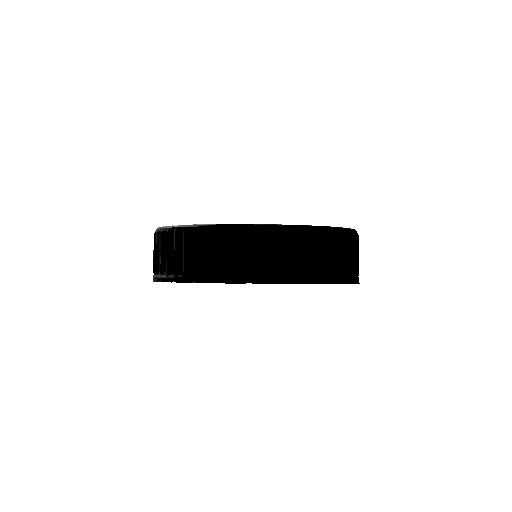
#> input picture Artifacts/V48OcclusionQA/front/DirectOriginalC.png, 512 x 512 px, given in place of frame_0001.jpg, which was not available
$ python generate_clean_bottle_models.py --source-root ../../Artifacts/V48OcclusionQA/front --output out.png
#> lines starting #> are read from the running program, lines starting #| are printed output that depends on the picture; pictures that were not available may be replaced by others from this repository, and a replacement may not be noted
#!/usr/bin/env python3
"""Generate clean, metric bottle meshes from the supplied photo sets.

The photos define silhouette proportions and provide front/back label texture.
Known measurements define the canonical scale:
  neck thread outer diameter: 34 mm
  cap outer diameter: 39 mm
  cap height: 10 mm

OBJ units intentionally match the existing tracking canonical space where
1 model unit = 170 mm and the bottle mouth centre is the origin.
"""

from __future__ import annotations

import argparse
import json
import math
from dataclasses import dataclass, field
from pathlib import Path

from PIL import Image, ImageEnhance, ImageFilter, ImageOps


MODEL_UNIT_METERS = 0.17
TAU = math.pi * 2.0


@dataclass
class Mesh:
    vertices: list[tuple[float, float, float]] = field(default_factory=list)
    uvs: list[tuple[float, float]] = field(default_factory=list)
    faces: list[tuple[int, int, int]] = field(default_factory=list)
    groups: list[tuple[str, int]] = field(default_factory=list)

    def vertex(self, xyz: tuple[float, float, float], uv: tuple[float, float]) -> int:
        self.vertices.append(xyz)
        self.uvs.append(uv)
        return len(self.vertices)

    def triangle(self, a: int, b: int, c: int) -> None:
        self.faces.append((a, b, c))

    def begin_group(self, name: str) -> None:
        self.groups.append((name, len(self.faces)))


def uv_for(theta: float, y: float, bottom: float = -1.20, top: float = 0.0) -> tuple[float, float]:
    # Offset avoids placing the front/back labels on the cylindrical UV seam.
    u = (theta / TAU + 0.25) % 1.0
    v = max(0.0, min(1.0, (y - bottom) / (top - bottom)))
    return u, v


def add_lathe(mesh: Mesh, name: str, profile: list[tuple[float, float]],
              segments: int = 160, close_bottom: bool = True) -> list[list[int]]:
    mesh.begin_group(name)
    rings: list[list[int]] = []
    for y, radius in profile:
        ring: list[int] = []
        for segment in range(segments + 1):
            theta = TAU * segment / segments
            ring.append(mesh.vertex(
                (math.sin(theta) * radius, y, math.cos(theta) * radius),
                uv_for(theta, y)))
        rings.append(ring)

    for ring_index, (lower, upper) in enumerate(zip(rings, rings[1:])):
        lower_is_pole = profile[ring_index][1] <= 1e-8
        upper_is_pole = profile[ring_index + 1][1] <= 1e-8
        for segment in range(segments):
            if lower_is_pole:
                mesh.triangle(lower[0], upper[segment], upper[segment + 1])
            elif upper_is_pole:
                mesh.triangle(lower[segment], upper[0], lower[segment + 1])
            else:
                a, b = lower[segment], lower[segment + 1]
                c, d = upper[segment], upper[segment + 1]
                mesh.triangle(a, c, b)
                mesh.triangle(b, c, d)

    if close_bottom:
        y = profile[0][0]
        centre = mesh.vertex((0.0, y, 0.0), (0.5, 0.02))
        for segment in range(segments):
            mesh.triangle(centre, rings[0][segment + 1], rings[0][segment])
    return rings


def add_open_mouth(mesh: Mesh, outer_top: list[int], outer_radius: float,
                   segments: int = 160) -> None:
    mesh.begin_group("hollow_mouth")
    inner_radius = 0.075
    inner_top: list[int] = []
    inner_bottom: list[int] = []
    for segment in range(segments + 1):
        theta = TAU * segment / segments
        blank_uv = (0.92 + 0.04 * segment / segments, 0.96)
        inner_top.append(mesh.vertex(
            (math.sin(theta) * inner_radius, 0.0, math.cos(theta) * inner_radius), blank_uv))
        inner_bottom.append(mesh.vertex(
            (math.sin(theta) * inner_radius, -0.085, math.cos(theta) * inner_radius), blank_uv))

    for segment in range(segments):
        # Top annulus/lip.
        mesh.triangle(outer_top[segment], outer_top[segment + 1], inner_top[segment])
        mesh.triangle(outer_top[segment + 1], inner_top[segment + 1], inner_top[segment])
        # Inner neck wall faces inward.
        mesh.triangle(inner_top[segment], inner_top[segment + 1], inner_bottom[segment])
        mesh.triangle(inner_top[segment + 1], inner_bottom[segment + 1], inner_bottom[segment])

    # Hidden closure prevents holes/non-manifold geometry while retaining a visible cavity.
    centre = mesh.vertex((0.0, -0.085, 0.0), (0.94, 0.96))
    for segment in range(segments):
        mesh.triangle(centre, inner_bottom[segment], inner_bottom[segment + 1])


def add_torus(mesh: Mesh, name: str, centre_y: float, major_radius: float,
              minor_radius: float, major_segments: int = 192, minor_segments: int = 12) -> None:
    mesh.begin_group(name)
    rings: list[list[int]] = []
    for i in range(major_segments + 1):
        theta = TAU * i / major_segments
        ring: list[int] = []
        for j in range(minor_segments + 1):
            phi = TAU * j / minor_segments
            radius = major_radius + minor_radius * math.cos(phi)
            ring.append(mesh.vertex(
                (math.sin(theta) * radius,
                 centre_y + minor_radius * math.sin(phi),
                 math.cos(theta) * radius),
                (0.94 + 0.04 * i / major_segments, 0.94 + 0.04 * j / minor_segments)))
        rings.append(ring)
    for i in range(major_segments):
        for j in range(minor_segments):
            a, b = rings[i][j], rings[i][j + 1]
            c, d = rings[i + 1][j], rings[i + 1][j + 1]
            mesh.triangle(a, c, b)
            mesh.triangle(b, c, d)


def add_cap(mesh: Mesh, name: str = "cap", y_offset: float = 0.0,
            segments: int = 288) -> None:
    mesh.begin_group(name)
    outer_radius = 0.039 / MODEL_UNIT_METERS / 2.0
    cap_height = 0.010 / MODEL_UNIT_METERS
    inner_radius = 0.102
    side_levels = [0.0, 0.006, 0.013, cap_height - 0.010, cap_height - 0.004]
    side_rings: list[list[int]] = []
    for level_index, local_y in enumerate(side_levels):
        ring: list[int] = []
        for segment in range(segments + 1):
            theta = TAU * segment / segments
            if 1 <= level_index <= 3:
                # 72 moulded grip ribs; maximum remains the measured 39 mm diameter.
                radius = outer_radius - 0.0018 + 0.0018 * math.cos(72.0 * theta)
            else:
                radius = outer_radius - 0.0012
            ring.append(mesh.vertex(
                (math.sin(theta) * radius, y_offset + local_y, math.cos(theta) * radius),
                (0.90 + 0.08 * segment / segments, 0.93 + 0.04 * level_index / 4.0)))
        side_rings.append(ring)

    for lower, upper in zip(side_rings, side_rings[1:]):
        for segment in range(segments):
            mesh.triangle(lower[segment], upper[segment], lower[segment + 1])
            mesh.triangle(lower[segment + 1], upper[segment], upper[segment + 1])

    # Slightly domed top, connected to the side.
    top_inner: list[int] = []
    top_y = y_offset + cap_height
    top_radius = outer_radius - 0.006
    for segment in range(segments + 1):
        theta = TAU * segment / segments
        top_inner.append(mesh.vertex(
            (math.sin(theta) * top_radius, top_y, math.cos(theta) * top_radius),
            (0.94, 0.96)))
    top_centre = mesh.vertex((0.0, top_y, 0.0), (0.94, 0.96))
    outer_top = side_rings[-1]
    for segment in range(segments):
        mesh.triangle(outer_top[segment], outer_top[segment + 1], top_inner[segment])
        mesh.triangle(outer_top[segment + 1], top_inner[segment + 1], top_inner[segment])
        mesh.triangle(top_centre, top_inner[segment], top_inner[segment + 1])

    # Hollow underside and inner skirt.
    inner_bottom: list[int] = []
    inner_top: list[int] = []
    for segment in range(segments + 1):
        theta = TAU * segment / segments
        uv = (0.94, 0.96)
        inner_bottom.append(mesh.vertex(
            (math.sin(theta) * inner_radius, y_offset + 0.002, math.cos(theta) * inner_radius), uv))
        inner_top.append(mesh.vertex(
            (math.sin(theta) * inner_radius, y_offset + cap_height - 0.010,
             math.cos(theta) * inner_radius), uv))
    for segment in range(segments):
        mesh.triangle(side_rings[0][segment], side_rings[0][segment + 1], inner_bottom[segment])
        mesh.triangle(side_rings[0][segment + 1], inner_bottom[segment + 1], inner_bottom[segment])
        mesh.triangle(inner_bottom[segment], inner_bottom[segment + 1], inner_top[segment])
        mesh.triangle(inner_bottom[segment + 1], inner_top[segment + 1], inner_top[segment])

    underside_centre = mesh.vertex((0.0, y_offset + cap_height - 0.010, 0.0), (0.94, 0.96))
    for segment in range(segments):
        mesh.triangle(underside_centre, inner_top[segment], inner_top[segment + 1])


def make_bottle(include_cap: bool) -> Mesh:
    mesh = Mesh()
    profile = [
        (-1.200, 0.000), (-1.198, 0.105), (-1.190, 0.160),
        (-1.175, 0.182), (-1.150, 0.195),
        (-1.080, 0.200), (-0.900, 0.198), (-0.420, 0.195),
        (-0.300, 0.188), (-0.235, 0.174), (-0.180, 0.145),
        (-0.135, 0.115), (-0.112, 0.100), (-0.106, 0.095),
        # Three moulded thread ridges are part of the continuous bottle surface.
        (-0.100, 0.095), (-0.096, 0.099), (-0.091, 0.100),
        (-0.086, 0.097), (-0.080, 0.095),
        (-0.071, 0.095), (-0.067, 0.099), (-0.062, 0.100),
        (-0.057, 0.097), (-0.051, 0.095),
        (-0.042, 0.095), (-0.038, 0.099), (-0.033, 0.100),
        (-0.028, 0.097), (-0.022, 0.095), (0.000, 0.095),
    ]
    rings = add_lathe(mesh, "bottle_body", profile, close_bottom=False)
    add_open_mouth(mesh, rings[-1], profile[-1][1])
    if include_cap:
        # The measured 10 mm cap encloses the upper neck instead of floating above it.
        add_cap(mesh, "complete_bottle_cap", y_offset=-0.050)
    return mesh


def make_cap() -> Mesh:
    mesh = Mesh()
    # Bake the registration into the asset. Runtime localPosition/rotation/scale
    # can therefore stay exactly identity in the bottle-mouth canonical frame.
    add_cap(mesh, "standalone_cap", y_offset=-0.050)
    return mesh


def write_obj(mesh: Mesh, path: Path, object_name: str) -> None:
    group_starts = {face_index: name for name, face_index in mesh.groups}
    with path.open("w", encoding="utf-8", newline="\n") as handle:
        handle.write("# Clean photo-derived bottle reconstruction\n")
        handle.write("# Canonical scale: 1 unit = 170 mm; bottle mouth centre = origin\n")
        handle.write("mtllib bottle_clean.mtl\n")
        handle.write(f"o {object_name}\n")
        handle.write("usemtl BottleAtlas\n")
        for x, y, z in mesh.vertices:
            handle.write(f"v {x:.8f} {y:.8f} {z:.8f}\n")
        for u, v in mesh.uvs:
            handle.write(f"vt {u:.8f} {v:.8f}\n")
        for face_index, (a, b, c) in enumerate(mesh.faces):
            if face_index in group_starts:
                handle.write(f"g {group_starts[face_index]}\n")
            handle.write(f"f {a}/{a} {b}/{b} {c}/{c}\n")


def paste_blended(canvas: Image.Image, source: Image.Image, box: tuple[int, int, int, int]) -> None:
    width, height = box[2] - box[0], box[3] - box[1]
    source = source.resize((width, height), Image.Resampling.LANCZOS)
    source = ImageEnhance.Contrast(source).enhance(1.06)
    source = ImageEnhance.Color(source).enhance(1.05)
    mask = Image.new("L", (width, height), 255)
    edge = max(10, min(width, height) // 18)
    pixels = mask.load()
    for y in range(height):
        for x in range(width):
            distance = min(x, y, width - 1 - x, height - 1 - y)
            if distance < edge:
                pixels[x, y] = int(255 * distance / edge)
    mask = mask.filter(ImageFilter.GaussianBlur(edge / 3))
    canvas.paste(source, (box[0], box[1]), mask)


def paste_print_overlay(canvas: Image.Image, source: Image.Image,
                        box: tuple[int, int, int, int]) -> None:
    """Keep printed ink while removing the photographed white-plastic lighting patch."""
    width, height = box[2] - box[0], box[3] - box[1]
    source = ImageOps.autocontrast(source.resize((width, height), Image.Resampling.LANCZOS),
                                   cutoff=(1, 2))
    source = ImageEnhance.Color(source).enhance(1.12)
    rgba = source.convert("RGBA")
    pixels = rgba.load()
    edge_x = max(36, width // 6)
    edge_y = max(24, height // 25)
    for y in range(height):
        for x in range(width):
            red, green, blue, _ = pixels[x, y]
            saturation = max(red, green, blue) - min(red, green, blue)
            luminance = (red * 54 + green * 183 + blue * 19) // 256
            ink_alpha = max(saturation * 3, int((235 - luminance) * 1.45))
            feather_x = min(1.0, min(x, width - 1 - x) / edge_x)
            feather_y = min(1.0, min(y, height - 1 - y) / edge_y)
            feather = min(feather_x, feather_y)
            alpha = max(0, min(255, int((ink_alpha - 16) * feather)))
            pixels[x, y] = (red, green, blue, alpha)
    canvas.paste(rgba, (box[0], box[1]), rgba)


def make_atlas(source_root: Path, output: Path) -> None:
    size = 2048
    canvas = Image.new("RGB", (size, size), (242, 242, 237))
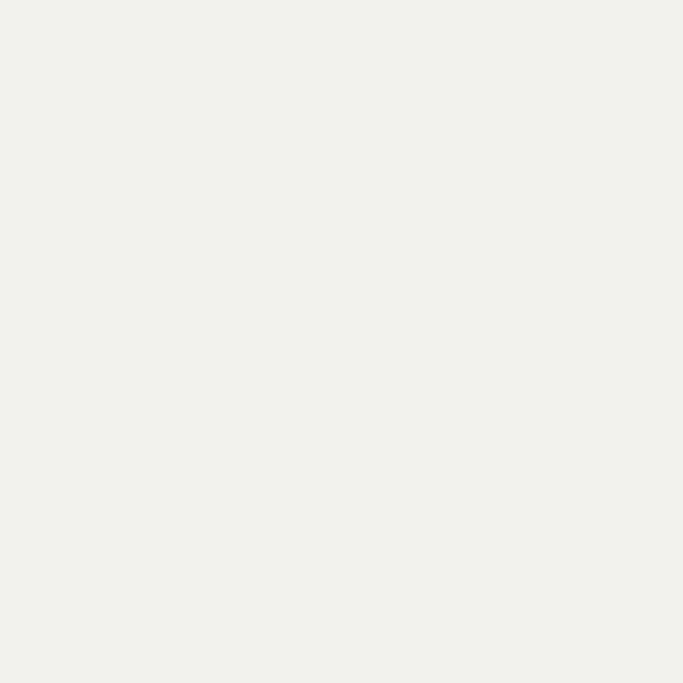
#> canvas: PIL image 2048x2048 RGB (shown at 1/3 size); mean R, G, B 242, 242, 237
    pixels = canvas.load()
    green_start = 1570
    for y in range(green_start, size):
        t = (y - green_start) / (size - green_start)
        colour = (int(103 - 25 * t), int(197 - 15 * t), int(65 - 18 * t))
        for x in range(size):
            pixels[x, y] = colour

    front_image = Image.open(source_root / "bottle_damaged" / "frame_0001.jpg").convert("RGB")
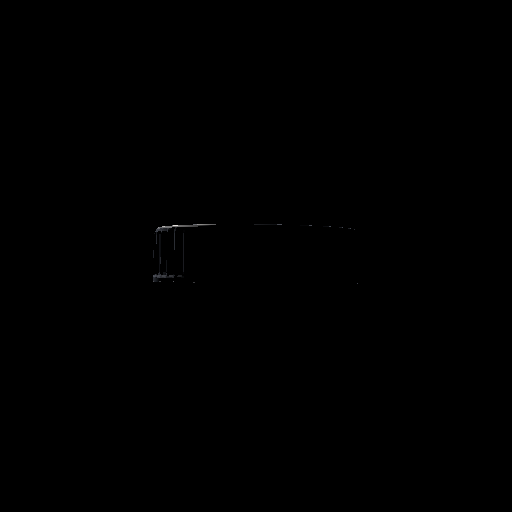
#> front_image: PIL image 512x512 RGB; mean R, G, B 0.1, 0.1, 0.1
    back_image = Image.open(source_root / "bottle_full" / "frame_0021.jpg").convert("RGB")
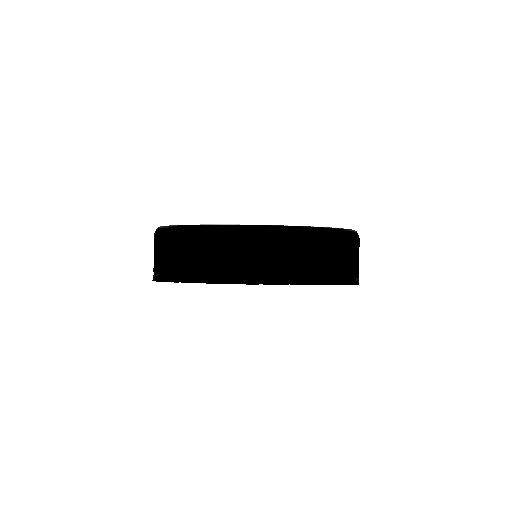
#> input picture Artifacts/V48OcclusionQA/left/DirectOriginalC.png, 512 x 512 px, given in place of frame_0021.jpg, which was not available
    # Crops stay strictly inside the bottle silhouette, so no room background enters the atlas.
    front_crop = ImageOps.mirror(front_image.crop((220, 255, 440, 1060)))
    back_crop = ImageOps.mirror(back_image.crop((202, 500, 420, 1120)))
#> back_crop: PIL image 218x620 RGB; every value is 0
    # Unity's OBJ import flips the camera-facing longitudinal half, so the front
    # photograph occupies the lower-u half and the back photograph the upper-u half.
    paste_print_overlay(canvas, front_crop, (210, 245, 820, 1900))
#> in paste_print_overlay, `canvas.paste(rgba, (box[0], box[1]), rgba)`:
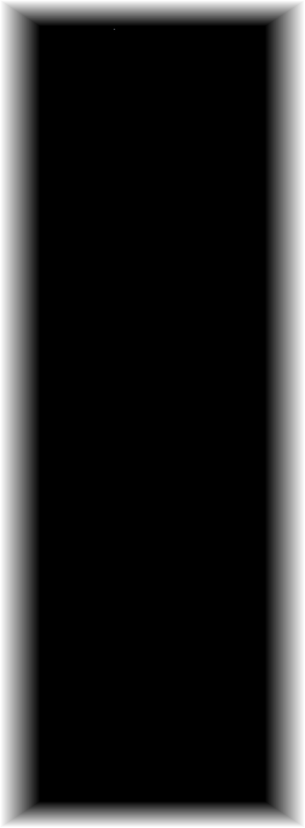
#> rgba: PIL image 610x1655 RGBA (shown at 1/2 size); mean R, G, B, A 0, 0, 0, 214.5; transparent parts drawn white
#> in paste_print_overlay, `canvas.paste(rgba, (box[0], box[1]), rgba)`:
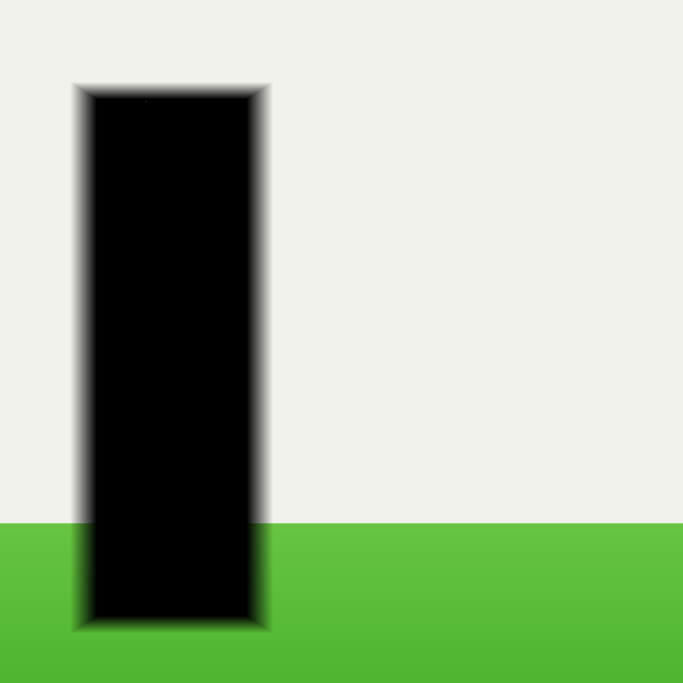
#> canvas: PIL image 2048x2048 RGB (shown at 1/3 size); mean R, G, B 163.2, 182.6, 153.5
    paste_print_overlay(canvas, back_crop, (1220, 440, 1785, 1910))
#> call 2 of paste_print_overlay, with box = (1220, 440, 1785, 1910)
#> in paste_print_overlay (call 2), `source = ImageOps.autocontrast(source.resize((width, height), Image.Re..`: source: PIL image 565x1470 RGB; every value is 0
#> in paste_print_overlay (call 2), `canvas.paste(rgba, (box[0], box[1]), rgba)`:
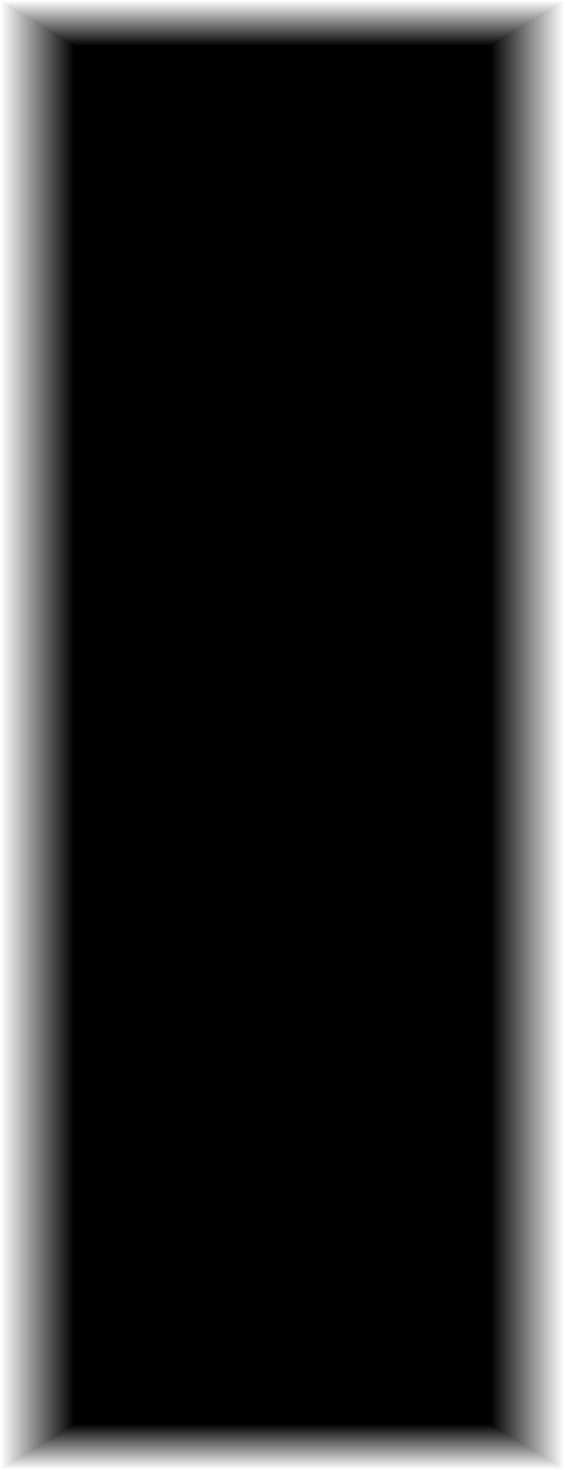
#> rgba: PIL image 565x1470 RGBA; mean R, G, B, A 0, 0, 0, 214.3; transparent parts drawn white
#> in paste_print_overlay (call 2), `canvas.paste(rgba, (box[0], box[1]), rgba)`:
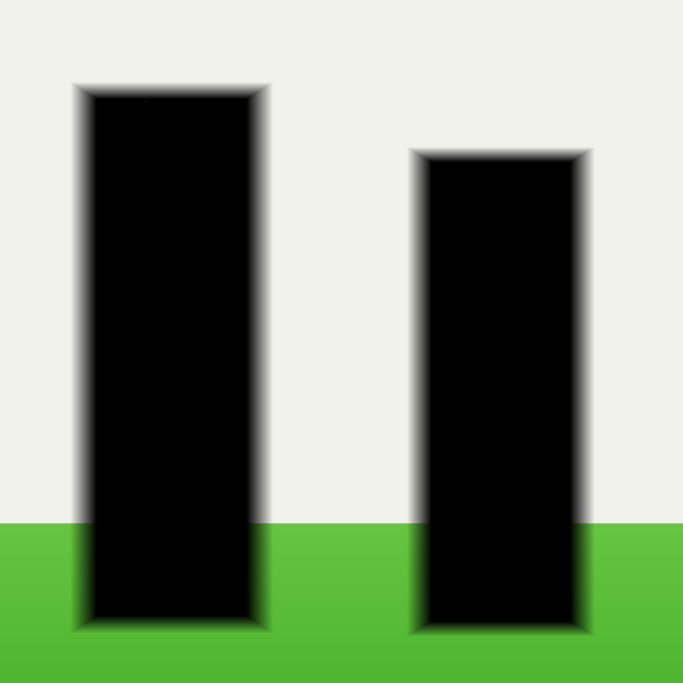
#> canvas: PIL image 2048x2048 RGB (shown at 1/3 size); mean R, G, B 128.4, 144.2, 120.7
    canvas.save(output, quality=96)


def main() -> None:
    parser = argparse.ArgumentParser()
    parser.add_argument("--source-root", type=Path, required=True)
    parser.add_argument("--output", type=Path, required=True)
    args = parser.parse_args()
    args.output.mkdir(parents=True, exist_ok=True)

    make_atlas(args.source_root, args.output / "bottle_atlas.png")
    (args.output / "bottle_clean.mtl").write_text(
        "newmtl BottleAtlas\n"
        "Ka 0.100000 0.100000 0.100000\n"
        "Kd 1.000000 1.000000 1.000000\n"
        "Ks 0.180000 0.180000 0.180000\n"
        "Ns 32.000000\n"
        "map_Kd bottle_atlas.png\n",
        encoding="utf-8", newline="\n")

    damaged = make_bottle(include_cap=False)
    complete = make_bottle(include_cap=True)
    cap = make_cap()
    write_obj(damaged, args.output / "bottle_damaged_clean.obj", "BottleDamagedClean")
    write_obj(complete, args.output / "bottle_complete_clean.obj", "BottleCompleteClean")
    write_obj(cap, args.output / "bottle_cap_clean.obj", "BottleCapClean")
    registration = {
        "version": "coconut-cap-registration-v3",
        "coordinate_system": {
            "origin": "bottle mouth contact-plane centre",
            "x": "bottle right",
            "y": "bottle axis up",
            "z": "front label direction",
            "meters_per_model_unit": MODEL_UNIT_METERS,
        },
        "mouth_circle": {
            "center_model": [0.0, 0.0, 0.0],
            "radius_model": 0.1,
            "radius_m": 0.017,
            "normal_model": [0.0, 1.0, 0.0],
        },
        "cap": {
            "outer_radius_model": (0.039 / MODEL_UNIT_METERS) / 2.0,
            "outer_radius_m": 0.0195,
            "height_model": 0.010 / MODEL_UNIT_METERS,
            "height_m": 0.010,
            "open_skirt_y_model": -0.050,
            "inner_roof_y_model": -0.050 + 0.010 / MODEL_UNIT_METERS - 0.010,
            "axis_model": [0.0, 1.0, 0.0],
        },
        "registration": {
            "local_position": [0.0, 0.0, 0.0],
            "local_euler_degrees": [0.0, 0.0, 0.0],
            "local_scale": [1.0, 1.0, 1.0],
            "axis_angle_error_degrees": 0.0,
            "centre_error_m": 0.0,
            "inner_roof_height_error_m": 0.0002,
            "size_ratio": 1.0,
            "similarity_transform": {
                "scale": 1.0,
                "rotation_quaternion_xyzw": [0.0, 0.0, 0.0, 1.0],
                "translation": [0.0, 0.0, 0.0],
            },
            "rms_m": 0.0002,
            "maximum_error_m": 0.0002,
            "method": "analytic coaxial registration from measured 34 mm mouth, 39 mm cap and 10 mm height",
            "device_overlay_verified": False,
        },
    }
    (args.output / "bottle_cap_registration_report.json").write_text(
        json.dumps(registration, ensure_ascii=False, indent=2) + "\n", encoding="utf-8")

    print(f"damaged vertices={len(damaged.vertices)} triangles={len(damaged.faces)}")
    print(f"complete vertices={len(complete.vertices)} triangles={len(complete.faces)}")
    print(f"cap vertices={len(cap.vertices)} triangles={len(cap.faces)}")
    print(f"output={args.output}")


if __name__ == "__main__":
    main()
